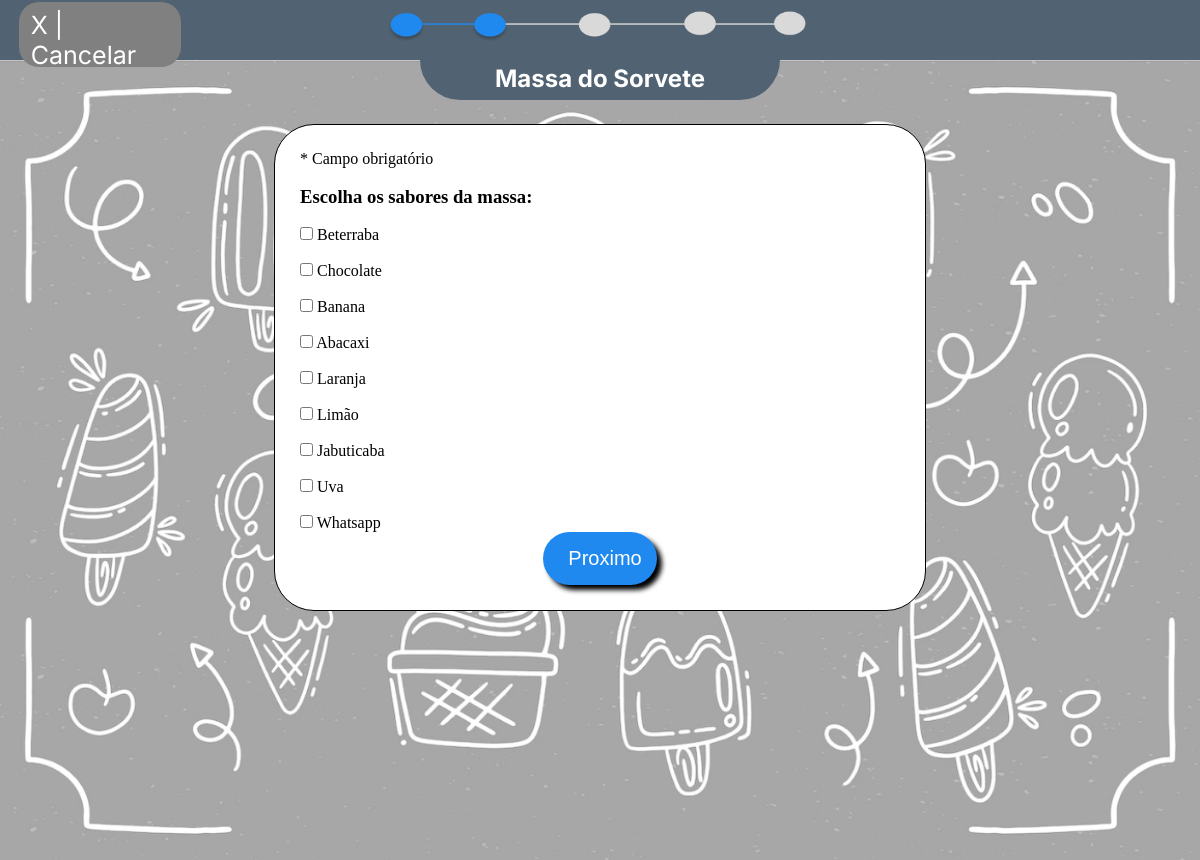
Screenshot of /pedir/massaSorvete.php (signed in) with the database file from the repository.
### tables this page shows
CREATE TABLE `massas` (
  `id` int(11) NOT NULL,
  `nome` varchar(666) NOT NULL,
  `preco` decimal(10,2) NOT NULL
);

### classes/isfrio.php (called while the page is built, shortened)
<?php
class isfrio{
    public function procurarMassas(){
        global $pdo;
        $sql= $pdo->prepare("SELECT * FROM massas");
        $sql-> execute();
        if($sql->rowCount()>0):
            $dados = $sql->fetchAll();
            return $dados;
        else:
            return [];
        endif;
    }
}
?>

### pedir/massaSorvete.php (the view, shortened to what this page needs)
<?php
    require_once '../classes/isfrio.php';
    $u = new isfrio();
?>
<!DOCTYPE html>
<html lang="pt-br">
<head>
    <link rel="stylesheet" href="../styles/pedir1.css">
</head>
<body>
    <div id="navegador">
        <a href="../home.php" id="cancelar"><p>X | Cancelar</p></a>
        <img src="../imagens/navegador2.png" id="imgNavegador" alt="" width="450px" height="50px">
    </div>
    <div id="background">
        <div id="etapa">
            <h2>Massa do Sorvete</h2>
        </div>
        <div id="campo">
        <form method="post">
            <p>* Campo obrigatório</p>
            <br>
            <h3>Escolha os sabores da massa:</h3>
            <?php
                $u->conectar("isfrio", "localhost", "root", "");
                $massas = $u->procurarMassas();
                for($i=0; $i<count($massas); $i++){
                    $nome = $massas[$i]["nome"];
                    $id = $massas[$i]["id"];
                    echo "
                    <br>
                        <input type='checkbox' name='massas[]' value='$id' id='$id'>
                        <label for='$id'>$nome</label>
                    <br>
                    ";
                }
            ?>
                <input type="submit" value="Proximo" name="proximo" class="btnProximo">
            </form>
        </div>
    </div>
</body>
</html>

### styles/pedir1.css (style rules this page uses)
* { padding: 0px; margin: 0px; }
#navegador { display: grid; grid-template-columns: 1fr 1fr 1fr; background-color: rgb(81,99,114); height: 60px; }
#imgNavegador { grid-column-start: 2; grid-column-end: 3; }
#cancelar { grid-column-start: 1; grid-column-end: 1; margin-top: 2px; margin-left: 5%; text-decoration: none; color: white; font-size: 25px; font-family: 'Inter', sans-serif; background-color: gray; height: 63%; width: 38%; padding: 8px; border-radius: 20px; padding-left: 12px; }
#etapa { background-color: rgb(81,99,114); margin-left: 35%; margin-right: 35%; height: 40px; border-top: none; border-bottom-right-radius: 50px; border-bottom-left-radius: 50px; color: white; }
#background { background-image: url('../imagens/backgroundMontar.png'); background-size: 100% 100%; display: block; height:auto; width:auto; background-repeat: no-repeat; min-width: 100vh; min-height: 100vh; }
h2 { padding-top: 1%; text-align: center; font-family: 'Inter', sans-serif; }
#campo { padding-bottom: 2%; }
form { padding: 25px; background-color: white; margin-top: 2%; margin-left: auto; margin-right: auto; width: 6em; width: 600px; border: 1px solid black; border-radius: 40px; height:auto; overflow:hidden; min-height: 400px; }
.btnProximo { background-color: rgb(32, 137, 239); color: white; font-size: 20px; border: none; border-radius: 50px; box-shadow: 5px 5px 5px black; padding: 15px; padding-left: 25px; padding-rigth: 25px; display: block; margin-left: auto; margin-right: auto; }

### rows the page displays
massas: nome "Beterraba"
massas: nome "Chocolate"
massas: nome "Banana"
massas: nome "Abacaxi"
massas: nome "Laranja"
massas: nome "Limão"
massas: nome "Jabuticaba"
massas: nome "Uva"
massas: nome "Whatsapp"
